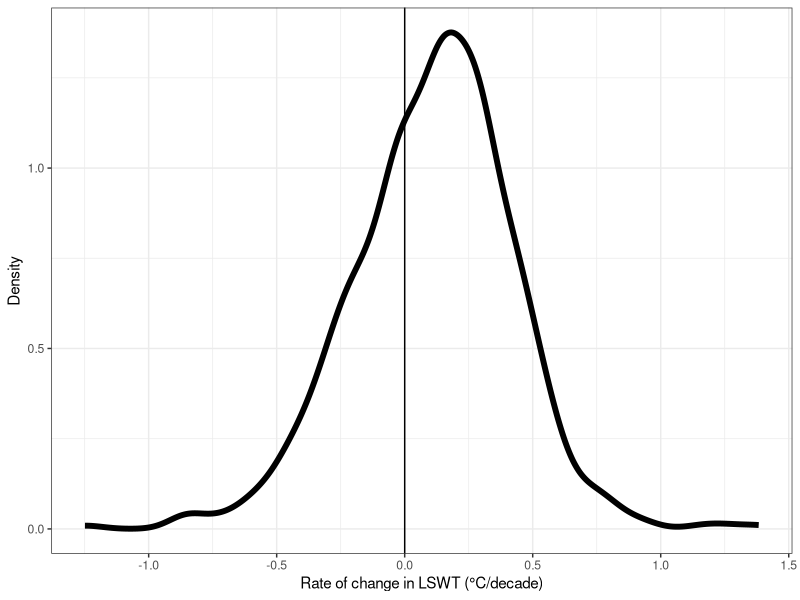

Source code (R): (Note: this script raises an error after producing the figure.)
# plot LSWT trends distributions
library(tidyverse)
library(RColorBrewer)

# read LSWT output
sen <- read.csv('./data/output/sen_slope_LSWT_annual_mean_30_districts.csv')

##################
# ADD REGION AS COLUMN, SPLIT DISTRICT
sen <- sen %>% 
  mutate(region = sub(".*\\((.*)\\)", "\\1", district),
         city = sub(" \\(.*\\)", "", district)) %>% 
  mutate(island = ifelse(region %in% c('Northland',
                                       'Auckland', 'Waikato',
                                       'Bay of Plenty',
                                       'Gisborne', "Hawke's Bay", 
                                       'Manawatu-Whanganui', 'Taranaki', 
                                       'Wellington'), 
                         'North', 'South')) %>% 
  arrange(region, city)


sen$region <- factor(sen$region, levels = c('Northland',
                                            'Auckland', 'Waikato',
                                            'Bay of Plenty',
                                            'Gisborne', "Hawke's Bay", 
                                            'Manawatu-Whanganui', 'Taranaki', 
                                            'Wellington',
                                            'Nelson', "Marlborough",
                                            'West Coast','Canterbury', 
                                            'Otago',
                                            'Southland'))

sen$city <- factor(sen$city, levels = c('Kerikeri', 'Whangarei',
                                        'Whangaparaoa', 'Auckland',
                                        'Hamilton', 'Taupo',
                                        'Rotorua', 'Tauranga',
                                        'Gisborne', 'Napier', 
                                        'Dannevirke', 'Taumarunui',
                                        'Waiouru', 'Whanganui',
                                        'New Plymouth', 'Masterton',
                                        'Wellington', 'Nelson',
                                        'Blenheim', 'Hokitika',
                                        'Reefton', 'Christchurch',
                                        'Lake Tekapo', 'Tara Hills',
                                        'Timaru', 'Dunedin',
                                        'Queenstown', 'Gore',
                                        'Invercargill', 'Milford Sound'))


a <- ggplot(sen, aes(x = sen_slope)) +
  geom_density(size = 2) +
  xlab('Rate of change in LSWT (°C/decade)') +
  ylab('Density') +
  geom_vline(xintercept = 0) +
  theme_bw() 

# set up color palette
n_colors <- length(levels(sen$region))
colors <- colorRampPalette(brewer.pal(11, "Spectral"))(n_colors)

sen <- sen %>% 
  arrange(region, city) 

b <- ggplot(sen, aes(x = sen_slope, y = fct_rev(city), fill = region)) +
  geom_density_ridges(scale = 2) +
  xlab('Rate of change in LSWT (°C/decade)') +
  coord_cartesian(clip = 'off') +      # Allow plot to extend beyond the default area
  ylab('City') +
  scale_y_discrete(expand = expansion(mult = c(0.05, 0.1))) +  # Add space between ridges
  scale_fill_manual(values = colors) +
  #facet_wrap(~island, scales = 'free_y') +
  geom_vline(xintercept = 0) +
  labs(fill = 'Region') +
  theme_bw()
b
lswt_rate <- ggarrange(a, b, widths = c(1, 2),
                       labels = 'auto')
lswt_rate

ggsave('./figures/rate_of_change_LWST.png', lswt_rate, 
       dpi = 300, units = 'mm', height = 400, width = 800, scale = 0.3)

mean_island <- sen %>% 
  group_by(island) %>% 
  summarise(mean_sen = mean(sen_slope, na.rm = TRUE),
            max_sen = max(sen_slope, na.rm = TRUE),
            min_sen = min(sen_slope, na.rm = TRUE),
            sd_sen = sd(sen_slope, na.rm = TRUE),
            n_lakes = n())
mean_island

figSI_islands <- ggplot(sen, aes(x = sen_slope, fill = island)) +
  geom_density() +
  geom_text(
    data = mean_island,
    aes(x = -0.7, y = 1.6, label = paste("n =", n_lakes)),
    inherit.aes = FALSE,
    vjust = -0.5) +
  xlab('Rate of change in LSWT (°C/decade)') +
  coord_cartesian(clip = 'off') +      # Allow plot to extend beyond the default area
  scale_fill_manual(values = c(colors[2], colors[14])) +
  facet_wrap(~island) +
  geom_vline(xintercept = 0) +
  labs(fill = 'Island') +
  theme_bw() +
  ylab('Density')

figSI_islands
ggsave('./figures/SI_figs/distribution_LSWT_change_islands.png', figSI_islands, 
       dpi = 300, units = 'mm', height = 400, width = 600, scale = 0.3)
# mean trends by region
reg_trend <- sen %>% 
  group_by(region) %>% 
  summarise(mean_sen = mean(sen_slope, na.rm = TRUE),
            sd = sd(sen_slope, na.rm = TRUE),
            n_lakes = n())

reg_trend <- reg_trend %>% 
  mutate(mean_sen = round(mean_sen, 2),
         sd = round(sd, 2))
reg_trend
write.csv(reg_trend, './data/output/LSWT_trend_stats_region.csv', row.names = FALSE)
